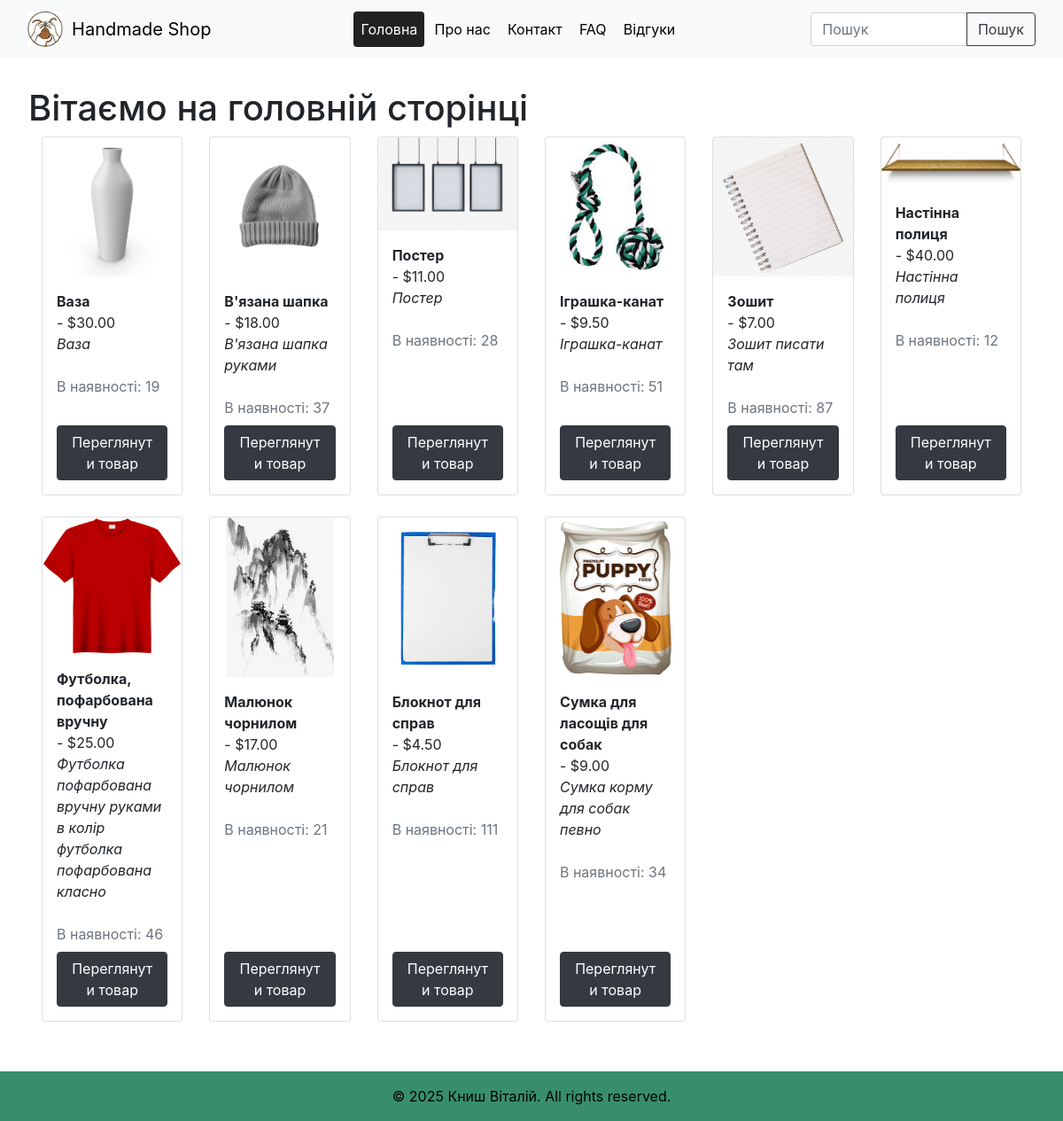
The page / on the database its author committed.
### app1/models.py (models this page shows, shortened)
class Product(models.Model):
    name = models.CharField(max_length=100)
    description = models.TextField()
    price = models.DecimalField(max_digits=10, decimal_places=2, default=0.00)  # Default price is 0.00
    stock = models.PositiveIntegerField(default=0)  # Default stock is 0
    is_available = models.BooleanField(default=True)  # Default availability is True
    category = models.ForeignKey(Category, on_delete=models.CASCADE, related_name='products')
    sku = models.CharField(max_length=50, unique=True, default='SKU0000')  # Default SKU
    created_at = models.DateTimeField(auto_now_add=True)  # Automatically set when created
    updated_at = models.DateTimeField(auto_now=True)  # Automatically updated on save
    image = models.ImageField(upload_to='product_images/', null=True, blank=True)

### app1/views.py (the view)
# urls.py: 2. Add a URL to urlpatterns:  path('', views.home, name='home')
def home(request):
    query = request.GET.get('q', '')
    products = Product.objects.all()
    if query:
        products = products.filter(name__icontains=query)
    return render(request, 'home.html', {'products': products})

### app1/templates/home.html
{% extends "base.html" %}
{% block content %}
<h1>Вітаємо на головній сторінці</h1>
<div class="container-fluid">
  <div class="row" id="product-list">
    {% for product in products %}
      <div class="col-12 col-sm-6 col-md-4 col-lg-2 mb-4">
        <div class="card h-100 d-flex flex-column p-0">
          {% if product.image %}
            <img src="{{ product.image.url }}" alt="{{ product.name }}" class="card-img-top" style="max-height:180px; object-fit:contain;">
          {% endif %}
          <div class="card-body d-flex flex-column p-3">
            <strong>{{ product.name }}</strong> - ${{ product.price }}<br>
            <em>{{ product.description }}</em><br>
            <span class="text-muted">В наявності: {{ product.stock }}</span>
            <div class="mt-auto">
              <a class="btn btn-dark mt-2 w-100" href="{% url 'product' product.id %}">Переглянути товар</a>
            </div>
          </div>
        </div>
      </div>
    {% endfor %}
  </div>
</div>
{% endblock %}

### app1/static/base_style.css (style rules this page uses)
html, body { height: 100%; margin: 0; padding: 0; }
body { font-size: 1em; color: #000; background: #86d9b8; min-height: 100vh; display: flex; flex-direction: column; }
body, .navbar, .navbar-nav, .nav-link, .navbar-brand, main, h1, h2, h3, h4, h5, h6, p, li, a { text-shadow: none !important; }
.container-fluid { justify-content: center !important; }
.btn, button, input[type="submit"], input[type="button"] { transition: background 0.2s, color 0.2s; }

### rows shown on the page
Product: image (picture), name "Ваза", price "30.00", description "Ваза", stock "19"
Product: image (picture), name "В'язана шапка", price "18.00", description "В'язана шапка руками", stock "37"
Product: image (picture), name "Постер", price "11.00", description "Постер", stock "28"
Product: image (picture), name "Іграшка-канат", price "9.50", description "Іграшка-канат", stock "51"
Product: image (picture), name "Зошит", price "7.00", description "Зошит писати там", stock "87"
Product: image (picture), name "Настінна полиця", price "40.00", description "Настінна полиця", stock "12"
Product: image (picture), name "Футболка, пофарбована вручну", price "25.00", description "Футболка пофарбована вручну руками в колір футболка пофарбована класно", stock "46"
Product: image (picture), name "Малюнок чорнилом", price "17.00", description "Малюнок чорнилом", stock "21"
Product: image (picture), name "Блокнот для справ", price "4.50", description "Блокнот для справ", stock "111"
Product: image (picture), name "Сумка для ласощів для собак", price "9.00", description "Сумка корму для собак певно", stock "34"
